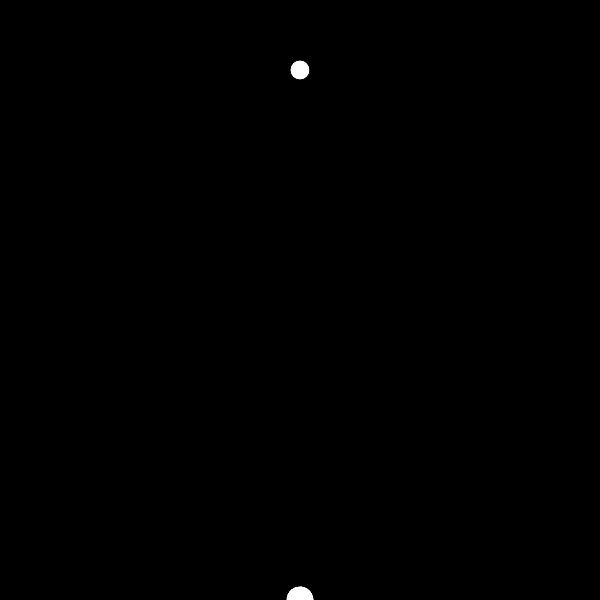
Frame 1 (no input)
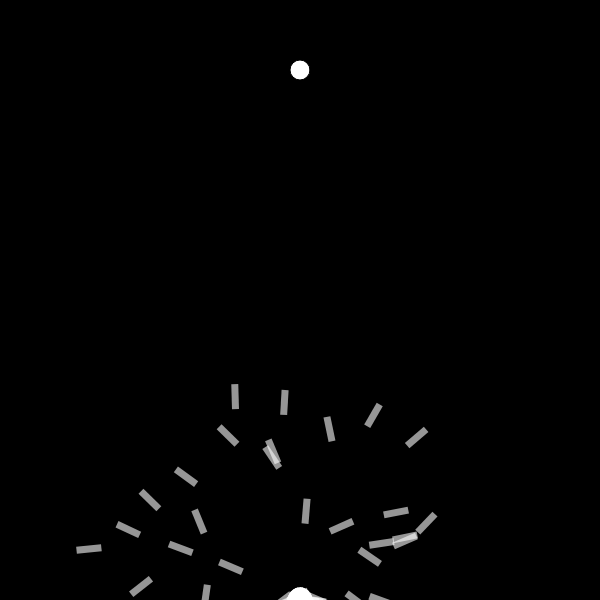
Frame 60 (no input)
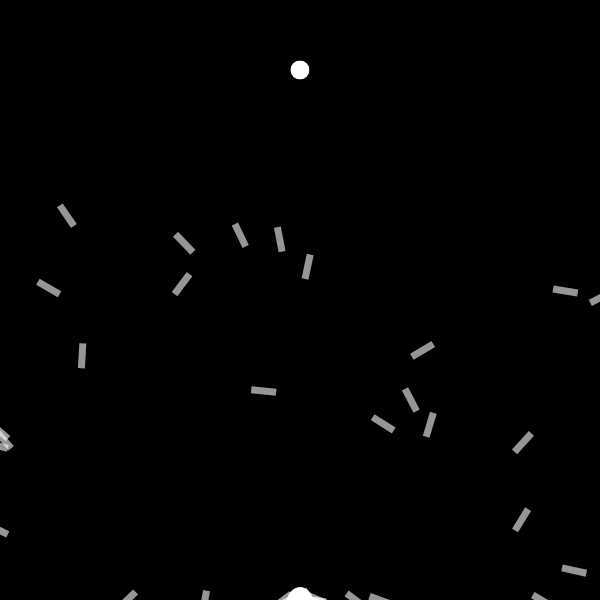
Frame 120 (the mouse pressed at the canvas centre since frame 60)

The p5.js sketch that drew these frames (run headless with seeded random() and noise() and a simulated clock; from frame 60 on, the mouse is pressed at the canvas centre):

// p5.js sketch
// ── sketch.js
var count = 0;
var life = 600;
var liveP; // html p element to show lifespan
var target;

//beta population
var p1;

function setup() {
  universesize = 600;
  iter = 0;
  createCanvas(universesize, universesize);
  p1 = new Population();
  lifeP = createP();
  iterP = createP();
  target = createVector(width / 2, 70);
  maxF = createP();
  //beta rocket
  //b1 =new Rocket();

  //first Population
}

function draw() {
  //draws background
  background(0);

  //see rockets;
  p1.showRockets();
  lifeP.html(["time", 600 - count]);
  iterP.html(["iteration", iter]);

  if (count == life) {
    count = 0;
    p1.evaluate();
    p1.selection();
    iter += 1;
  } else {
    count++;
  }
  ellipse(target.x, target.y, 20, 20);
}

// ── dna.js

function DNA(genes) {
    if (genes) {
        this.genes = genes;
    } else {
        this.genes = [];
        for (var i = 0; i < life; i++) {
            this.genes[i] = p5.Vector.random2D();
            //reduce the force of random vector generated
            this.genes[i].setMag(0.5);
        }
    }
    this.crossover = function (ma) {
        //newdna conatining genes of child
        var newdna = [];
        var index = random(0, life - 1);
        for (var i = 0; i < index; i++) {
            newdna[i] = this.genes[i];
        }
        for (var i = index; i < life; i++) {
            newdna[i] = ma.genes[i];
        }

        return new DNA(newdna);
    };
}

// ── population.js

function Population() {
    this.rockets = [];
    this.popsize = 100;
    this.maxfit = 0;
    this.matingpool = [];

    for (var i = 0; i < this.popsize; i++) {
        this.rockets[i] = new Rocket();
    }

    this.showRockets = function () {
        for (var i = 0; i < this.popsize; i++) {
            this.rockets[i].update();
            this.rockets[i].show();
        }
    };

    this.evaluate = function () {
        for (var i = 0; i < this.popsize; i++) {
            this.rockets[i].calcFitness();
            if (this.rockets[i].fitness > this.maxfit) {
                this.maxfit = this.rockets[i].fitness;
            }
        }

        console.log(this.maxfit);
        for (var i = 0; i < this.popsize; i++) {
            this.rockets[i].fitness /= this.maxfit;
        }

        this.maxfit = 0;

        this.matingpool = [];
        for (var i = 0; i < this.popsize; i++) {
            var temp = this.rockets[i].fitness * 100;
            for (var j = 0; j < temp; j++) {
                this.matingpool.push(this.rockets[i]);
            }
        }
    };
    this.selection = function () {
        var newRockets = [];
        for (var i = 0; i < this.popsize; i++) {
            var pa = random(this.matingpool).dna;
            var ma = random(this.matingpool).dna;
            var child = pa.crossover(ma);
            newRockets[i] = new Rocket(child);
        }

        this.rockets = newRockets;
    };
}

// ── rocket.js

function Rocket(child) {

    //completion of journey boolean
    this.completed = false;

    //crashed boolean 
    this.crashed = false;
    this.acc = createVector();
    this.vel = createVector();
    this.pos = createVector(width / 2, height);
    this.fitness = 0;
    if (child) {
        this.dna = child;
    } else {
        this.dna = new DNA();
    }

    //physics engine
    this.applyForce = function (force) {
        this.acc.add(force);
    };

    this.calcFitness = function () {
        var d = abs(dist(this.pos.x, this.pos.y, target.x, target.y));
        this.fitness = map(d, 0, width, width, 0);

        if (this.completed) {
            this.fitness *= 10;
        }
    };

    this.update = function () {

        if (this.pos.x > universesize || this.pos.y > universesize || this.pos.x < 0 || this.pos.y < 0) {
            this.crashed = true;
        }
        var d = abs(dist(this.pos.x, this.pos.y, target.x, target.y));

        if (d < 20) {
            this.completed = true;
            this.pos = target.copy();
        }
        if (!this.completed && !this.crashed) {

            this.applyForce(this.dna.genes[count]);
            this.vel.add(this.acc);
            this.pos.add(this.vel);
            this.acc.mult(0);
            this.vel.limit(5);
        }
    };
    //end of physics engine
    //see rocket
    this.show = function () {
        push();
        noStroke();
        fill(255, 150);
        translate(this.pos.x, this.pos.y);
        rotate(this.vel.heading());
        rectMode(CENTER);
        rect(0, 0, 25, 7);
        pop();
    };
}
